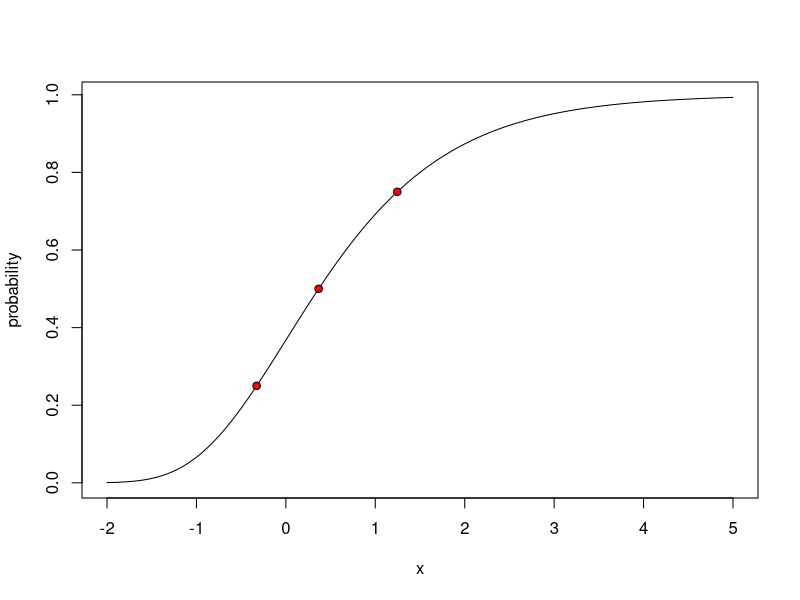

Source code (R):
## ---- chunk 1
# (a) Plot should show enough of the function for the reader to see the
# reasons why Fx is a valid distribution function

# Two options for the plot:
# 1. Use plot(x,y) where you manually specify the x-values to plot at
#x <- seq()
#y <- # code up distribution function
#plot(x,y,xlab="",ylab="") # and set xlab, ylab appropriately

# 2. Use curve() and let R figure out the values of x for you
# remember to set xlab and ylab appropriately 
 curve(exp(-exp(-x)),from = -2, to = 5,xlab="x",ylab="probability")

# (b) Use the distribution function and solve for the quartiles 
# (this is similar to one of the checkpoints), you may need a
# logarithm or two.

points_yvals <- c(0.25,0.5,0.75)
points_xvals <- -log(-log(points_yvals))
points(points_xvals,points_yvals,pch=21,bg="red")
## ---- chunk 2
# Here's how to make a function in R
pgumbel <- function(x)
{
  gx <- exp(-exp(-x))
  return(gx)
}

# set xs and call pgumbel - the p is the R shorthand for a distribution function
xs <- c(-2, -1, 0, 1, 2, 3, 4, 5)
F_x <- pgumbel(xs)

data.frame(xs, F_x)
